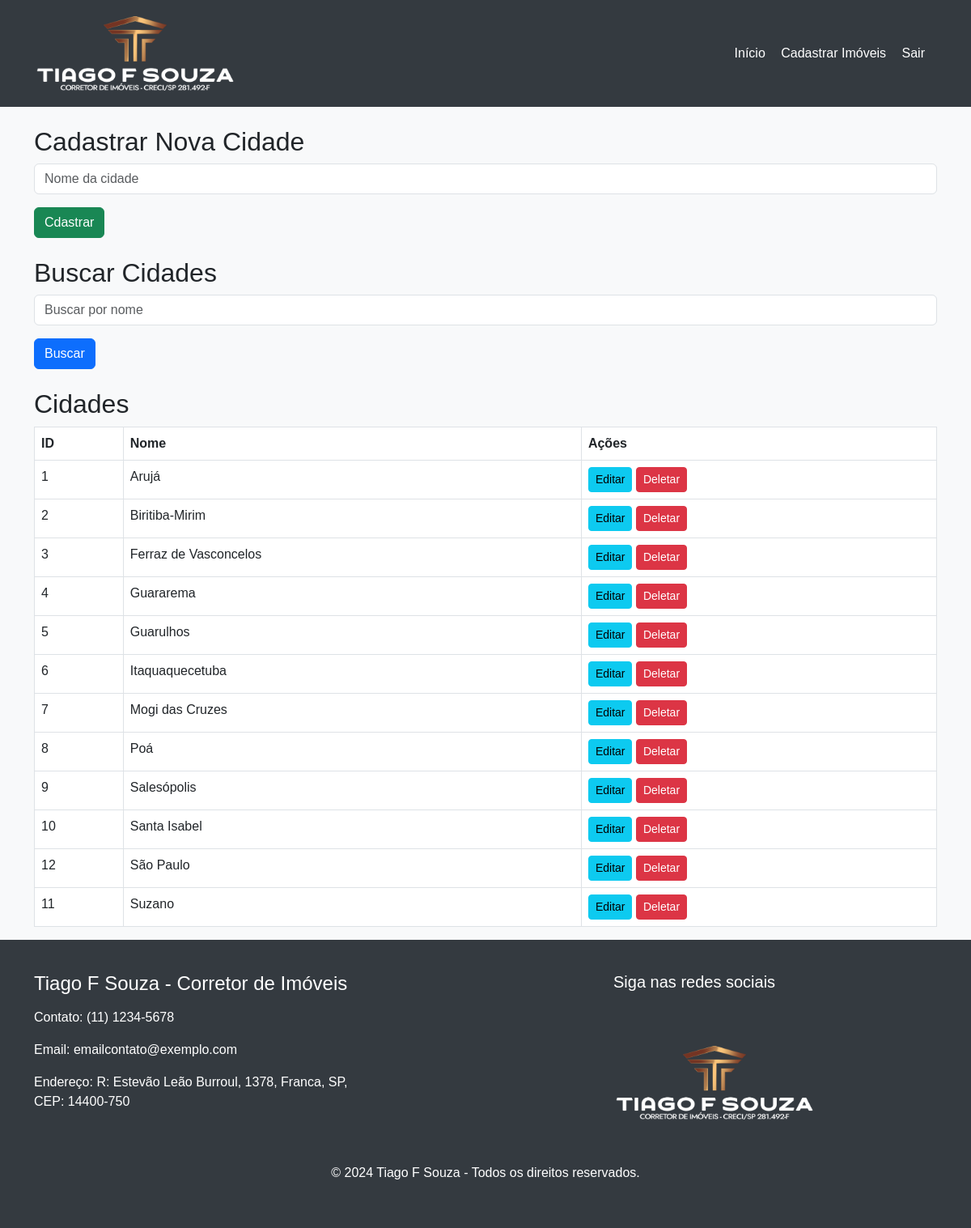
The app's page /adm/cidades.php with its own data.
### tables this page shows
CREATE TABLE `cidades` (
  `id` int(11) NOT NULL,
  `nome` varchar(255) NOT NULL
);

### adm/cidades.php (the view, shortened to what this page needs)
<?php
include ("../conn.php");
$mysqli = new mysqli($host, $user, $pass, $database);
$mysqli->set_charset("utf8mb4");
$search = isset($_POST['search']) ? $_POST['search'] : '';
$sql = "SELECT * FROM cidades";
$stmt = $mysqli->prepare($sql);
$stmt->execute();
$result = $stmt->get_result();
$cidades = $result->fetch_all(MYSQLI_ASSOC);
$cidadeParaEditar = null;
?>
<!DOCTYPE html>
<html lang="pt-BR">
<head>
    <link href="css/icofont/icofont.min.css" rel="stylesheet">
    <link href="https://cdn.jsdelivr.net/npm/bootstrap@5.3.0/dist/css/bootstrap.min.css" rel="stylesheet">
</head>
<body>
<header>
    <div class="container">
        <div class="d-flex justify-content-between align-items-center">
            <a href="#" class="logo">
                <img src="../images/logotiago.png" alt="Logo">
            </a>
            <nav class="nav-bar">
                <div class="nav-items">
                    <a href="../index.php">Início</a>
                    <a href="upload.php">Cadastrar Imóveis</a>
                    <a href="logout.php">Sair</a>
                </div>
            </nav>
        </div>
    </div>
</header>
<main class="container mt-4">
    <h2 class="mt-4"><?php echo $cidadeParaEditar ? 'Editar Cidade' : 'Cadastrar Nova Cidade'; ?></h2>
    <form method="post" action="">
        <div class="mb-3">
            <input type="text" name="nome" class="form-control" placeholder="Nome da cidade" value="<?php echo htmlspecialchars($cidadeParaEditar['nome'] ?? ''); ?>" required>
        </div>
        <button type="submit" name="<?php echo $cidadeParaEditar ? 'update' : 'create'; ?>" class="btn btn-<?php echo $cidadeParaEditar ? 'info' : 'success'; ?>">
            <?php echo $cidadeParaEditar ? 'Atualizar' : 'Cdastrar'; ?>
        </button>
    </form><br>
    <h2>Buscar Cidades</h2>
    <form method="post" action="">
        <div class="mb-3">
            <input type="text" name="search" class="form-control" placeholder="Buscar por nome" value="<?php echo htmlspecialchars($search); ?>">
        </div>
        <button type="submit" class="btn btn-primary">Buscar</button>
    </form>
    <h2 class="mt-4">Cidades</h2>
    <table class="table table-bordered">
        <thead>
            <tr>
                <th>ID</th>
                <th>Nome</th>
                <th>Ações</th>
            </tr>
        </thead>
        <tbody>
            <?php foreach ($cidades as $cidade): ?>
            <tr>
                <td><?php echo htmlspecialchars($cidade['id']); ?></td>
                <td><?php echo htmlspecialchars($cidade['nome']); ?></td>
                <td>
                    <a href="?edit=<?php echo $cidade['id']; ?>" class="btn btn-info btn-sm">Editar</a>
                    <a href="?delete=<?php echo $cidade['id']; ?>" class="btn btn-danger btn-sm" onclick="return confirmDelete();">Deletar</a>
                </td>
            </tr>
            <?php endforeach; ?>
        </tbody>
    </table>
</main>
<footer>
    <div class="container footer-container">
        <div class="group">
            <h4>Tiago F Souza - Corretor de Imóveis</h4>
            <p>Contato: (11) 1234-5678</p>
            <p>Email: emailcontato@exemplo.com</p>
            <p>Endereço: R: Estevão Leão Burroul, 1378, Franca, SP, CEP: 14400-750</p>
        </div>
        <div class="follow group">
            <h5>Siga nas redes sociais</h5>
            <ul>
                <li><a href="#"><i class="icofont-facebook text-white"></i></a></li>
                <li><a href="#"><i class="icofont-instagram text-white"></i></a></li>
                <li><a href="#"><i class="icofont-whatsapp text-white"></i></a></li>
            </ul>
            <a href="#" class="logo">
                <img src="../images/logotiago.png" alt="Logo">
            </a>
        </div>
    </div>
    <p class="text-center mt-5">&copy; 2024 Tiago F Souza - Todos os direitos reservados.</p>
</footer>
</body>
</html>

### adm/cidades.php (style rules this page uses)
body { font-family: Arial, sans-serif; background-color: #f8f9fa; }
header { background-color: #343a40; padding: 20px; color: #fff; }
.logo img { width: 250px; }
.nav-bar .nav-items a { color: #fff; margin-right: 15px; text-decoration: none; }
footer { background-color: #343a40; color: #ffffff; padding: 40px 0; text-align: center; }
.footer-container { display: flex; justify-content: space-between; align-items: flex-start; flex-wrap: wrap; gap: 20px; }
.footer-container .group { flex: 1; text-align: left; max-width: 400px; }
.footer-container .group h4, .footer-container .group h5 { margin-bottom: 15px; }
.follow ul { list-style: none; display: flex; gap: 10px; padding: 0; }
.follow ul li a { color: white; font-size: 24px; text-decoration: none; }

### records on screen
cidades: id "1", nome "Arujá"
cidades: id "2", nome "Biritiba-Mirim"
cidades: id "3", nome "Ferraz de Vasconcelos"
cidades: id "4", nome "Guararema"
cidades: id "5", nome "Guarulhos"
cidades: id "6", nome "Itaquaquecetuba"
cidades: id "7", nome "Mogi das Cruzes"
cidades: id "8", nome "Poá"
cidades: id "9", nome "Salesópolis"
cidades: id "10", nome "Santa Isabel"
cidades: id "12", nome "São Paulo"
cidades: id "11", nome "Suzano"
